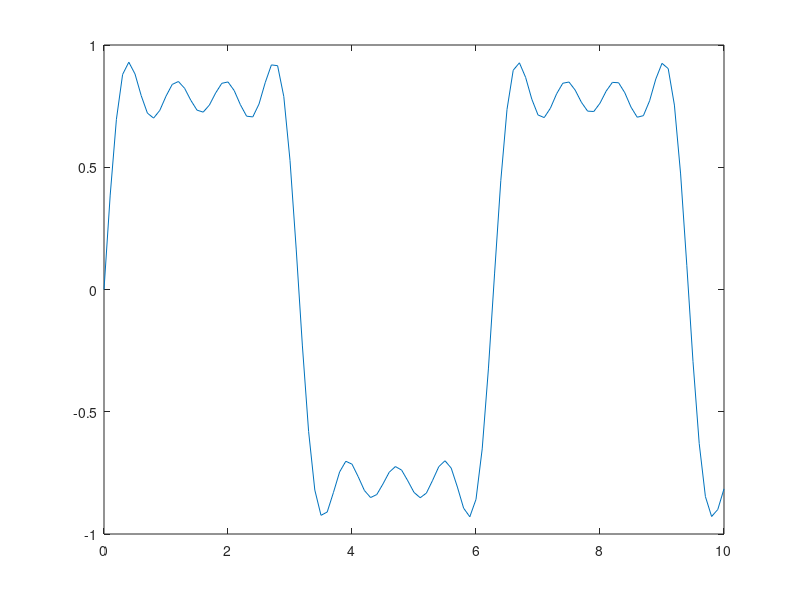
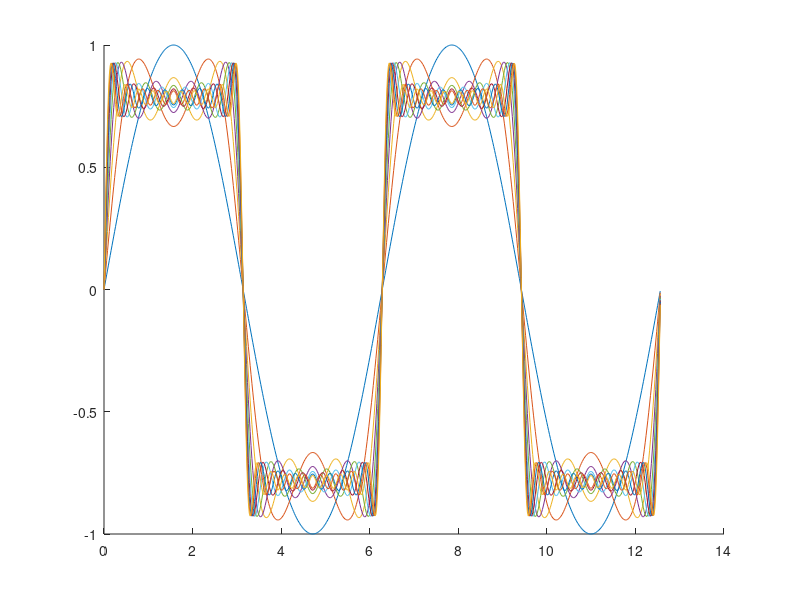

The MATLAB script that drew these images, in order:
%% Fourier series: periodic signal
% fundamental freq.
t=0:0.1:10;
y=sin(t);
figure(1);plot(t,y);

% fundamental freq +3rd harmonic
y=sin(t)+sin(3*t)/3;
plot(t,y);

% fundamental freq +3+5+7th harmonics
y=sin(t)+sin(3*t)/3+sin(5*t)/5+sin(7*t)/7;
plot(t,y);

% demo
t=0:0.02:4*pi;
x=zeros(size(t));
figure(2);hold on;
for k=1:2:19% harmonics
    x=x+sin(k*t)/k;
    y=x;
    plot(t,y);
    pause(1);
end